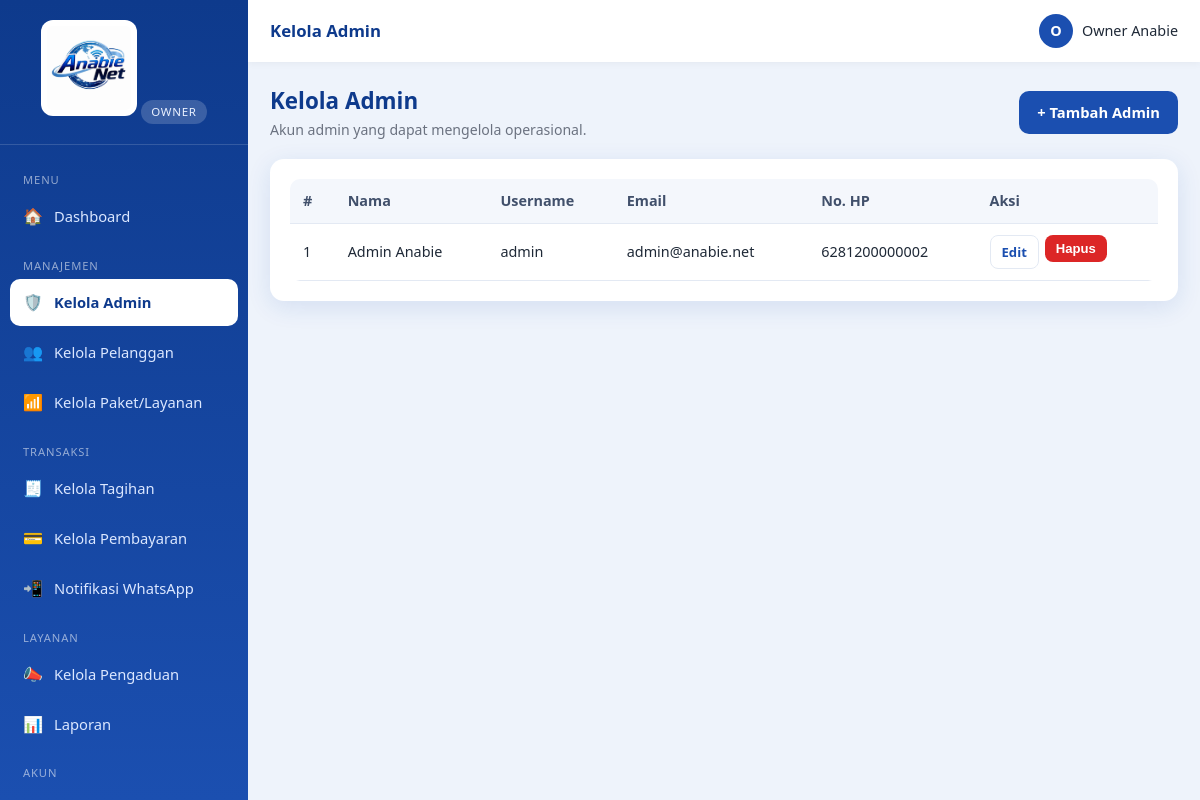
/index.php?r=admin.index (signed in), run on the app's committed database.
### tables this page shows
CREATE TABLE `users` (
  `id`         INT AUTO_INCREMENT PRIMARY KEY,
  `nama`       VARCHAR(120) NOT NULL,
  `username`   VARCHAR(60) NOT NULL UNIQUE,
  `password`   VARCHAR(255) NOT NULL,
  `email`      VARCHAR(120) DEFAULT NULL,
  `no_hp`      VARCHAR(25)  DEFAULT NULL,
  `role`       ENUM('owner','admin','pelanggan') NOT NULL DEFAULT 'admin',
  `foto`       VARCHAR(255) DEFAULT NULL,
  `created_at` TIMESTAMP DEFAULT CURRENT_TIMESTAMP
);

### app/lib/view.php (called while the page is built, shortened)
<?php
function render(string $view, array $data = [], array $opts = []): void
{
    extract($data, EXTR_SKIP);
    include VIEW_PATH . '/' . $view . '.php';
    include VIEW_PATH . '/partials/layout.php';
}

### app/controllers/admin.php (called while the page is built, shortened)
<?php
function ctl_admin_index(): void
{
    $admins = query_all("SELECT * FROM users WHERE role='admin' ORDER BY nama");
    render('admin/admin_index', compact('admins'),
        ['title' => 'Kelola Admin', 'active' => 'admin.index']);
}

### public/index.php (called while the page is built, shortened)
<?php
require __DIR__ . '/../app/lib/db.php';
require __DIR__ . '/../app/lib/helpers.php';
require __DIR__ . '/../app/lib/view.php';
$r = $_GET['r'] ?? '';
[$handler, $roles] = $routes[$r];
call_user_func($handler);

### app/lib/helpers.php (called while the page is built, shortened)
<?php
function e($v): string
{
    return htmlspecialchars((string) ($v ?? ''), ENT_QUOTES, 'UTF-8');
}
function url(string $path = ''): string
{
    return BASE_URL . '/' . ltrim($path, '/');
}
function route(string $r, array $params = []): string
{
    $qs = array_merge(['r' => $r], $params);
    return url('index.php') . '?' . http_build_query($qs);
}

### app/lib/db.php (called while the page is built, shortened)
<?php
function db(): PDO
{
    static $pdo = null;
    if ($pdo === null) {
        $dsn = sprintf('mysql:host=%s;port=%s;dbname=%s;charset=utf8mb4', DB_HOST, DB_PORT, DB_NAME);
        try {
            $pdo = new PDO($dsn, DB_USER, DB_PASS, [
                PDO::ATTR_ERRMODE            => PDO::ERRMODE_EXCEPTION,
                PDO::ATTR_DEFAULT_FETCH_MODE => PDO::FETCH_ASSOC,
                PDO::ATTR_EMULATE_PREPARES   => false,
            ]);
        } catch (PDOException $e) {
            http_response_code(500);
            die('Koneksi database gagal: ' . htmlspecialchars($e->getMessage()));
        }
    }
    return $pdo;
}
function query_all(string $sql, array $params = []): array
{
    $st = db()->prepare($sql);
    $st->execute($params);
    return $st->fetchAll();
}

### app/views/admin/admin_index.php (the view, shortened to what this page needs)
<div class="page-head">
  <div><h1>Kelola Admin</h1><p class="sub">Akun admin yang dapat mengelola operasional.</p></div>
  <a class="btn btn-primary" href="<?= route('admin.create') ?>">+ Tambah Admin</a>
</div>
<div class="card">
  <div class="table-wrap"><table class="tbl">
    <thead><tr><th>#</th><th>Nama</th><th>Username</th><th>Email</th><th>No. HP</th><th>Aksi</th></tr></thead>
    <tbody>
    <?php if (!$admins): ?>
      <tr><td colspan="6"><div class="empty">Belum ada data admin.</div></td></tr>
    <?php else: foreach ($admins as $i => $a): ?>
      <tr>
        <td><?= $i + 1 ?></td>
        <td><?= e($a['nama']) ?></td>
        <td><?= e($a['username']) ?></td>
        <td><?= e($a['email'] ?: '-') ?></td>
        <td><?= e($a['no_hp'] ?: '-') ?></td>
        <td><div class="actions">
          <a class="btn btn-sm btn-outline" href="<?= route('admin.edit', ['id' => $a['id']]) ?>">Edit</a>
          <form method="post" action="<?= route('admin.delete') ?>" data-confirm="Hapus admin <?= e($a['nama']) ?>?" style="display:inline">
            <button class="btn btn-sm btn-danger" type="submit">Hapus</button>
          </form>
        </div></td>
      </tr>
    <?php endforeach; endif; ?>
    </tbody>
  </table></div>
</div>

### public/assets/css/style.css (style rules this page uses)
:root { --primary:#1b4fb0; --primary-dark:#0e3a8c; --primary-light:#3b82f6; --accent:#22a7f0; --bg:#eef3fb; --surface:#ffffff; --text:#1f2937; --muted:#6b7280; --border:#e3e9f3; --success:#16a34a; --danger:#dc2626; --warning:#d97706; --info:#0284c7; --shadow:0 6px 24px rgba(27,79,176,.12); --radius:14px; --sidebar-w:248px; }
* { box-sizing:border-box;margin:0;padding:0 }
html,body { height:100% }
body { font-family:'Segoe UI',Roboto,Helvetica,Arial,sans-serif; background:var(--bg); color:var(--text); line-height:1.55; font-size:15px; }
a { color:var(--primary);text-decoration:none }
.btn { display:inline-flex;align-items:center;gap:7px;justify-content:center; padding:10px 18px;border:none;border-radius:10px;font-size:.92rem;font-weight:600; cursor:pointer;transition:transform .05s,filter .15s;text-decoration:none; }
.btn-primary { background:var(--primary);color:#fff }
.btn-danger { background:var(--danger);color:#fff }
.btn-outline { background:#fff;border:1px solid var(--border);color:var(--primary) }
.btn-sm { padding:6px 11px;font-size:.82rem;border-radius:8px }
.card { background:var(--surface);border-radius:var(--radius);box-shadow:var(--shadow);padding:20px;margin-bottom:20px }
.page-head { display:flex;align-items:center;justify-content:space-between;gap:12px;flex-wrap:wrap;margin-bottom:18px }
.page-head h1 { font-size:1.4rem;color:var(--primary-dark) }
.page-head .sub { color:var(--muted);font-size:.88rem }
.table-wrap { overflow-x:auto;border-radius:10px }
table.tbl { width:100%;border-collapse:collapse;font-size:.9rem;min-width:560px }
table.tbl th,table.tbl td { padding:11px 13px;text-align:left;border-bottom:1px solid var(--border);vertical-align:middle }
table.tbl th { background:#f4f7fc;color:#41506b;font-weight:600;white-space:nowrap }
.actions { display:flex;gap:6px;flex-wrap:wrap }

### data on the page
users: nama "Admin Anabie", username "admin", email "admin@anabie.net", no_hp "6281200000002"

### other printed values
role_label($role) "OWNER"
$group "MENU"
$ico "🏠"
$label "Dashboard"
$group "MANAJEMEN"
$ico "🛡️"
$label "Kelola Admin"
$ico "👥"
$label "Kelola Pelanggan"
$ico "📶"
$label "Kelola Paket/Layanan"
$group "TRANSAKSI"
$ico "🧾"
$label "Kelola Tagihan"
$ico "💳"
